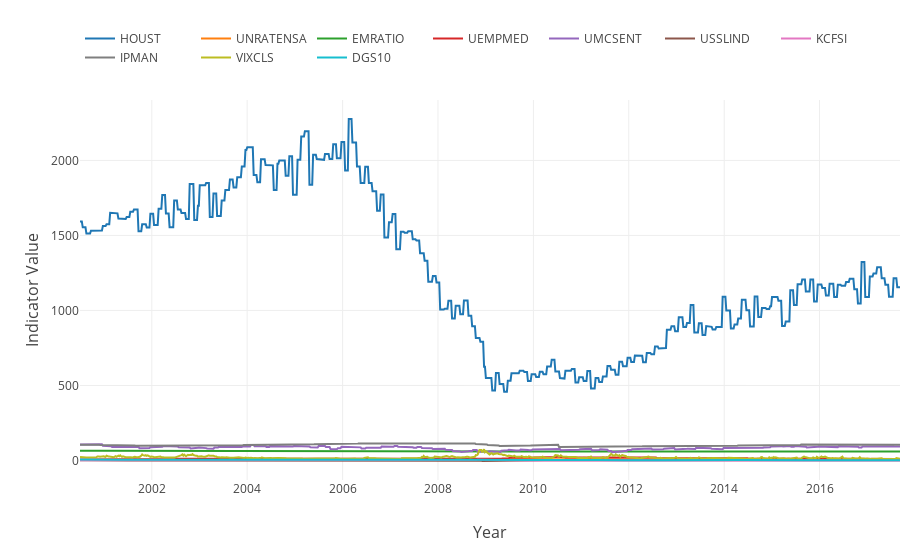

The code cell stored with this chart in its notebook:
### Code cell
traces={}
for i in range(N_stocks,len(interp_data.columns)):
    col=interp_data.columns[i]
    
    traces['trace' + str(i)] = go.Scatter(
                name=str(col),
                x=interp_data.index,
                y=interp_data[col]
    )

data = []
for trace in traces:
    trace = traces[str(trace)]
    data.append(trace)

layout= go.Layout(
    xaxis=dict(
        title='Year',
        titlefont=dict(size=16)
    ),
    yaxis=dict(
        title='Indicator Value',
        titlefont=dict(size=16)
    ),
    showlegend=True,
    legend=dict(
        font=dict(size=12),
        orientation='h',
        y=1.2
    ),    
    margin=dict(t=100,
        r=0
    )
)

fig = go.Figure(data=data, layout=layout)
# change working directory to images folder
os.chdir('C:/Users/Kenny/projects/repositories/kennfucius.github.io/images/0002-keras-ETF/')
plotly.offline.iplot(fig, filename='indicators.html')

### Figure 1 — Plotly figure (JSON) as saved in the notebook; plotly's stock layout.template omitted (floating-point values rounded to 4 significant figures; data arrays with more than 128 entries replaced by an {"elided": "..."} marker saying what was removed)
{"data": [{"name": "HOUST", "type": "scatter", "uid": "1e0eb586-aeee-11e8-b5b1-e442a6f8adc6", "x": {"elided": "898 str values"}, "y": {"elided": "898 int values"}}, {"name": "UNRATENSA", "type": "scatter", "uid": "1e0eb587-aeee-11e8-b007-e442a6f8adc6", "x": {"elided": "898 str values"}, "y": {"elided": "898 float values"}}, {"name": "EMRATIO", "type": "scatter", "uid": "1e0eb588-aeee-11e8-bdb4-e442a6f8adc6", "x": {"elided": "898 str values"}, "y": {"elided": "898 float values"}}, {"name": "UEMPMED", "type": "scatter", "uid": "1e0eb589-aeee-11e8-9720-e442a6f8adc6", "x": {"elided": "898 str values"}, "y": {"elided": "898 float values"}}, {"name": "UMCSENT", "type": "scatter", "uid": "1e0eb58a-aeee-11e8-ab73-e442a6f8adc6", "x": {"elided": "898 str values"}, "y": {"elided": "898 float values"}}, {"name": "USSLIND", "type": "scatter", "uid": "1e0eb58b-aeee-11e8-9890-e442a6f8adc6", "x": {"elided": "898 str values"}, "y": {"elided": "898 float values"}}, {"name": "KCFSI", "type": "scatter", "uid": "1e0eb58c-aeee-11e8-9ea9-e442a6f8adc6", "x": {"elided": "898 str values"}, "y": {"elided": "898 float values"}}, {"name": "IPMAN", "type": "scatter", "uid": "1e0eb58d-aeee-11e8-9bef-e442a6f8adc6", "x": {"elided": "898 str values"}, "y": {"elided": "898 float values"}}, {"name": "VIXCLS", "type": "scatter", "uid": "1e0eb58e-aeee-11e8-ad66-e442a6f8adc6", "x": {"elided": "898 str values"}, "y": {"elided": "898 float values"}}, {"name": "DGS10", "type": "scatter", "uid": "1e0eb58f-aeee-11e8-a9ca-e442a6f8adc6", "x": {"elided": "898 str values"}, "y": {"elided": "898 float values"}}], "layout": {"legend": {"font": {"size": 12}, "orientation": "h", "y": 1.2}, "margin": {"r": 0, "t": 100}, "showlegend": true, "xaxis": {"title": "Year", "titlefont": {"size": 16}}, "yaxis": {"title": "Indicator Value", "titlefont": {"size": 16}}}}
